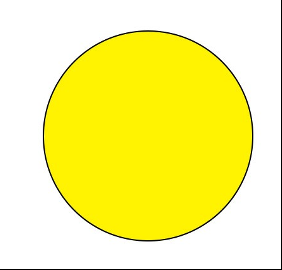
#> input picture Picture-1.png, 282 x 270 px, given in place of the camera
$ python detect_live.py
#> lines starting #> are read from the running program, lines starting #| are printed output that depends on the picture; after the words box and inside, x2 and y2 are one past the last pixel; in counts of white or black regions, pixels touching at a corner belong together
import cv2
import numpy as np

video_capture = cv2.VideoCapture(0)
if (video_capture.isOpened() == False):
  print("Unable to read camera feed")

while True:
    frame = video_capture.read()[1]
#> frame is the input picture: shape (270, 282, 3); mean B, G, R 136.9, 244.8, 250.2
    image = frame
    gray = cv2.cvtColor(image, cv2.COLOR_BGR2GRAY)
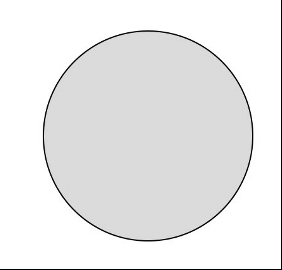
#> gray: shape (270, 282); min 0, max 255, mean 234.1

    edges = cv2.Canny(gray, 1, 1,apertureSize=7,L2gradient=False)
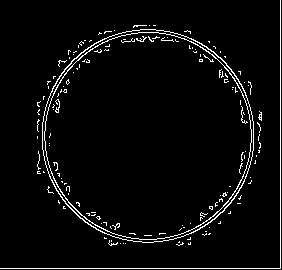
#> edges: shape (270, 282); 4% white in thin lines or dots

    contours1=cv2.blur(edges,(5,5),)
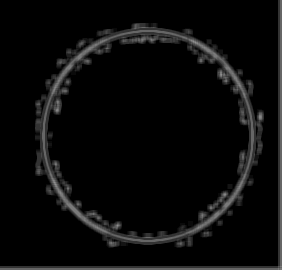
#> contours1: shape (270, 282); min 0, max 143, mean 10.5
    contours, _ = cv2.findContours(contours1, cv2.RETR_EXTERNAL, cv2.CHAIN_APPROX_SIMPLE)
#> contours = 2 contours; box (x1, y1, x2, y2) and area: (35, 23, 264, 248) 39629, (0, 0, 282, 270) 1642

    shapes=['Line','Triangle','Square','Pentagon',"hexagon","Heptagon",'Octagon',"nonagon","circle"]
    centroids = []
    couunt=0

    #red color
    hsvFrame = cv2.cvtColor(image, cv2.COLOR_RGB2HSV)
#> hsvFrame: shape (270, 282, 3); mean H, S, V 45.3, 115, 250.2
    red_lower = np.array([120,50,50], np.uint8)
    red_upper = np.array([139,255,255], np.uint8)
    red_mask = cv2.inRange(hsvFrame, red_lower, red_upper)
#> red_mask: shape (270, 282); every value is 0

    # green color
    green_lower = np.array([50, 100, 72], np.uint8)
    green_upper = np.array([102, 255, 255], np.uint8)
    green_mask = cv2.inRange(hsvFrame, green_lower, green_upper)
#> green_mask: shape (270, 282); 44.9% white; 1 white region, box (x1, y1, x2, y2) and area: (44, 32, 252, 240) 34188

    #blue color
    blue_lower = np.array([20, 240, 200], np.uint8)
    blue_upper = np.array([120, 255, 255], np.uint8)
    blue_mask = cv2.inRange(hsvFrame, blue_lower, blue_upper)
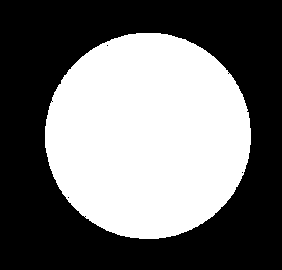
#> blue_mask: shape (270, 282); 43.8% white; 1 white region, box (x1, y1, x2, y2) and area: (45, 33, 251, 239) 33339

    for contour in contours:
        #print(cv2.arcLength(contour,True))
        epsilon = 0.01 * cv2.arcLength(contour, True)
        approx = cv2.approxPolyDP(contour, epsilon, True)

        num_vertices = len(approx)
        #print(num_vertices)

        moments = cv2.moments(contour)
        if moments['m00'] != 0:
            cX = int(moments['m10'] / moments['m00'])
            cY = int(moments['m01'] / moments['m00'])
            centroids.append((cX, cY))

        #print(centroids)


        if num_vertices == 3:
            shape = shapes[1]
        elif num_vertices == 4:
            shape = shapes[2]
        elif num_vertices == 5:
            shape=shapes[3]
        elif num_vertices==6:
            shape=shapes[4]
        elif num_vertices==7:
            shape=shapes[5]
        elif num_vertices==8:
            shape=shapes[6]
        elif num_vertices==9:
            shape=shapes[7]
        else:
            shape = shapes[-1]

        #print(shape)

        # For red color
        res_red = cv2.bitwise_and(image, image,
                                    mask = red_mask)

        # For green color
        res_green = cv2.bitwise_and(image, image,
                                    mask = green_mask)

        # For blue color
        res_blue = cv2.bitwise_and(image, image,
                                    mask = blue_mask)


        cv2.putText(image, shape, (cX-10, cY-10), cv2.FONT_HERSHEY_SIMPLEX, 0.5, (255, 0, 0), 2)
#> this loop made 2 passes
#> (epsilon, approx, num_vertices, cX, cY, shape) on pass 2: (10.99, [[281, 0], [277, 266], [0, 269], [281, 269]], 4, 208, 202, 'Square')
#> (epsilon, num_vertices, cX, cY, shape) on pass 1: (9.96, 11, 147, 135, 'circle')
#> pass 1, `res_green = cv2.bitwise_and(image, image, mask = green_mask)`:
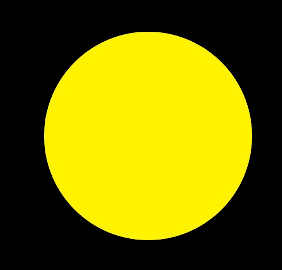
#> res_green: shape (270, 282, 3); mean B, G, R 0.9, 108.6, 113.9
#> after the loop:
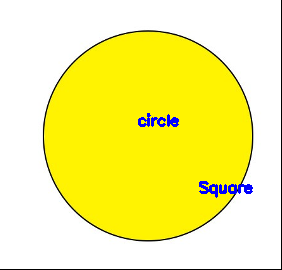
#> image: shape (270, 282, 3); 0.9% of pixels changed, all inside (x1, y1, x2, y2) = (138, 113, 253, 198)
#> after the loop, centroids = [(147, 135), (208, 202)]
    cv2.imshow('Red',res_red)
    cv2.imshow("blue",res_blue)
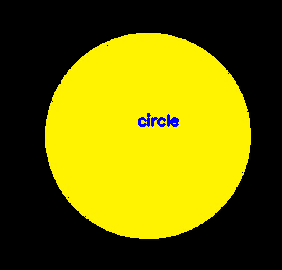
#> window 'blue': shape (270, 282, 3); mean B, G, R 1.5, 105.5, 110.6
    cv2.imshow('green',res_green)
    #cv2.imshow('thres',thresh)
    #cv2.imshow('edges',edges)
    #cv2.imshow('bl',contour)
    cv2.imshow("Shape Detection", image)
    if cv2.waitKey(1) & 0xFF == ord('q'):
#> (key q is pressed here)
        break
cv2.waitKey(0)
cv2.destroyAllWindows()

$ run again, on Untitled.png
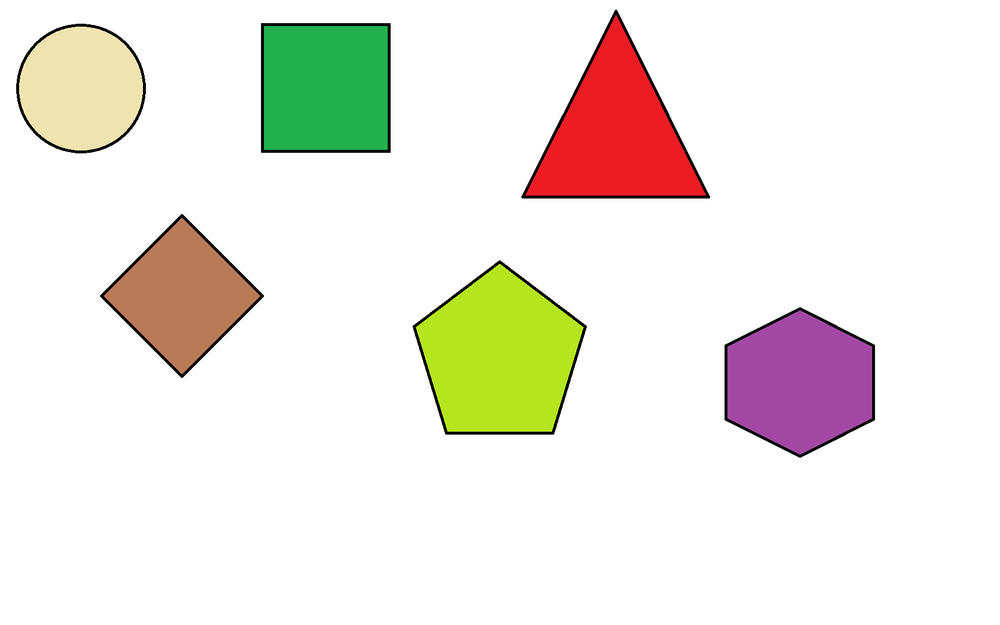
#> input picture Untitled.png, 1000 x 625 px, shrunk from 1728 x 1080 before the run, given in place of the camera
#> frame is the input picture: shape (625, 1000, 3); mean B, G, R 227.2, 235.2, 239.3
#> edges: shape (625, 1000); 1.2% white in thin lines or dots, all inside (x1, y1, x2, y2) = (16, 10, 876, 458)
#> contours = 6 contours; box (x1, y1, x2, y2) and area: (410, 258, 589, 437) 22666, (519, 8, 712, 201) 19801, (722, 305, 878, 460) 18362, (258, 21, 393, 155) 17817, (98, 212, 266, 380) 15089, (14, 21, 149, 156) 14360
#> hsvFrame: shape (625, 1000, 3); mean H, S, V 15.3, 26.4, 244.4
#> red_mask: shape (625, 1000); 2.7% white; 1 white region, box (x1, y1, x2, y2) and area: (525, 15, 706, 196) 16595
#> green_mask: shape (625, 1000); 5.6% white; 2 white regions, box (x1, y1, x2, y2) and area: (416, 264, 584, 432) 19661, (264, 26, 388, 150) 15376
#> blue_mask: shape (625, 1000); every value is 0
#> the loop `for contour in contours:` made 6 passes
#> (epsilon, approx, num_vertices, cX, cY, shape) on passes 3, 4, 6: (4.81, [[178, 212], [98, 299], [185, 379], [265, 292]], 4, 181, 295, 'Square'), (5.33, [[259, 21], [259, 154], [392, 154], [392, 21]], 4, 325, 87, 'Square'), (6.59, [[612, 8], [519, 199], [711, 200], [620, 9]], 4, 615, 133, 'Square')
#> after the loop `for contour in contours:`:
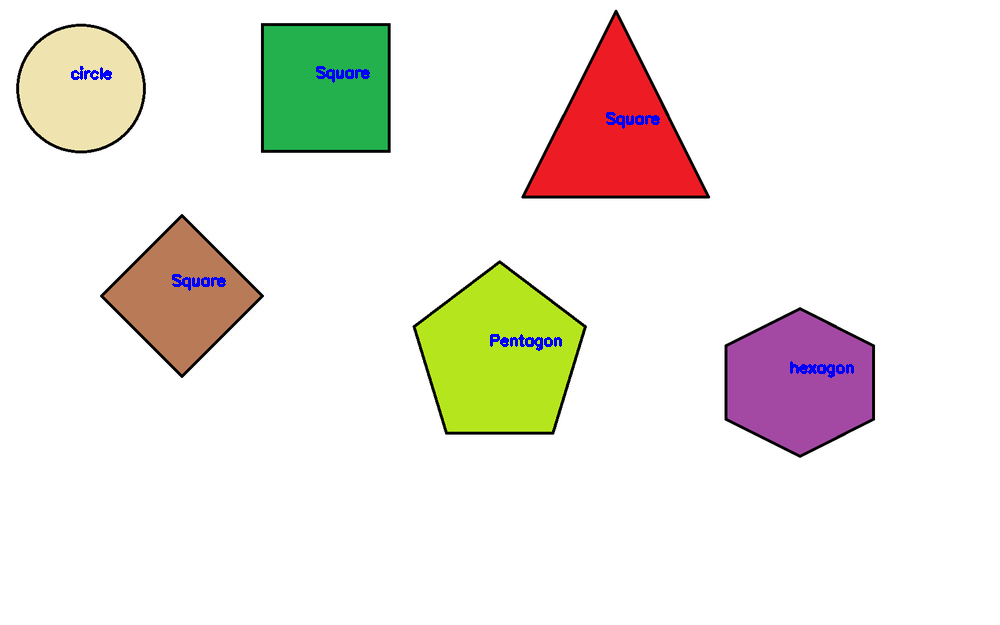
#> image: shape (625, 1000, 3); 0.4% of pixels changed, all inside (x1, y1, x2, y2) = (71, 66, 854, 378)
#> after the loop `for contour in contours:`: centroids = [(799, 382), (499, 355), (181, 295), (325, 87), (80, 88), (615, 133)]
#> `cv2.imshow('green',res_green)`:
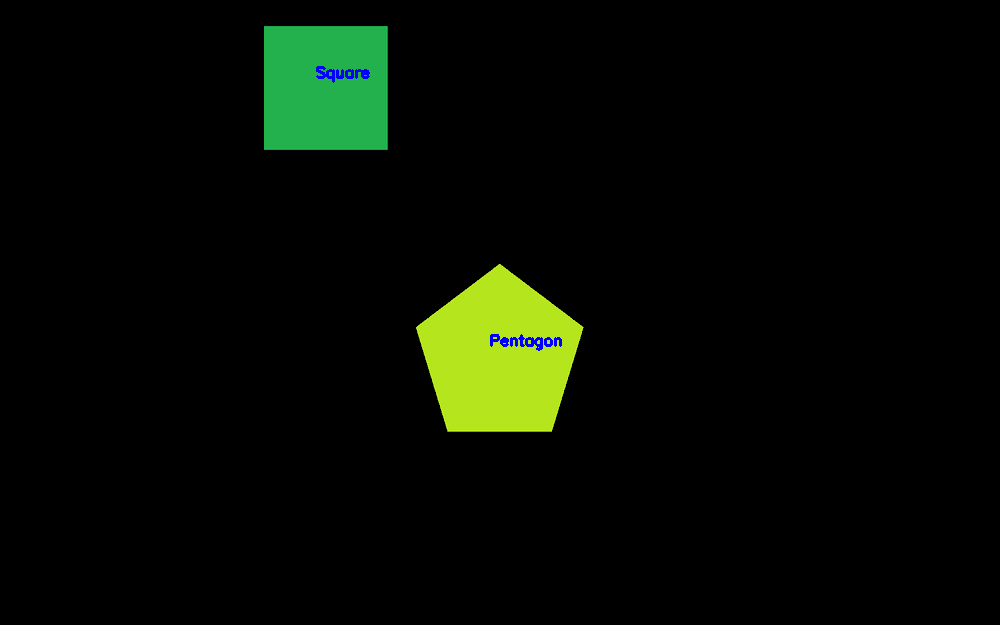
#> window 'green': shape (625, 1000, 3); mean B, G, R 3.1, 11.2, 6.3

$ run again, on Untitled1.png
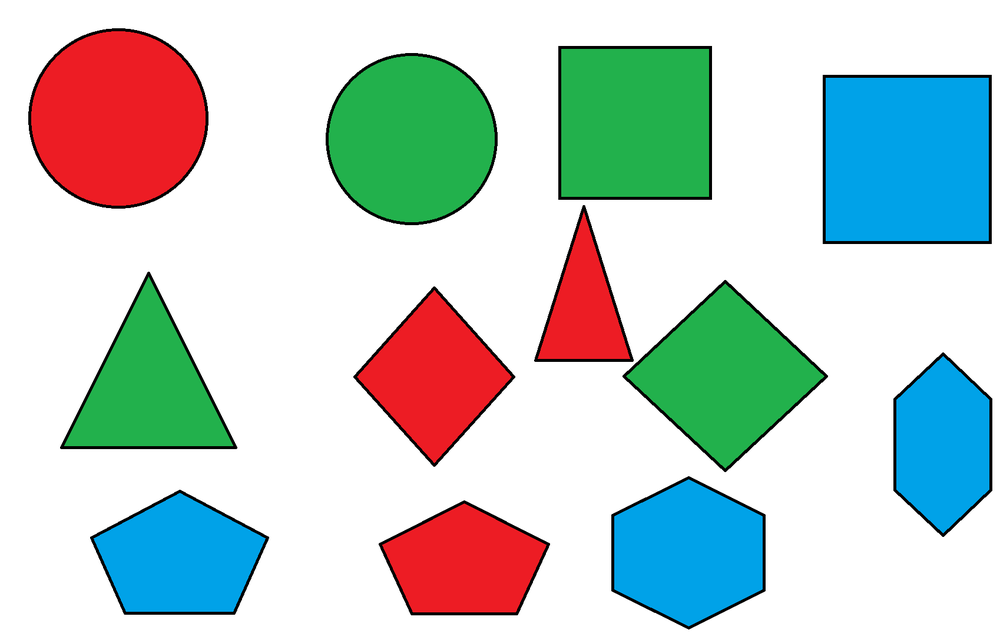
#> input picture Untitled1.png, 1000 x 633 px, shrunk from 1698 x 1074 before the run, given in place of the camera
#> frame is the input picture: shape (633, 1000, 3); mean B, G, R 204, 207.8, 191.4
#> edges: shape (633, 1000); 2.4% white in thin lines or dots
#> contours = 11 contours; largest, box (x1, y1, x2, y2) and area: (532, 203, 830, 474) 30910, (820, 72, 994, 247) 30092, (26, 26, 211, 211) 27065, (556, 43, 715, 202) 24955, (323, 50, 500, 228) 24737
#> hsvFrame: shape (633, 1000, 3); mean H, S, V 20.4, 75.7, 234.2
#> red_mask: shape (633, 1000); 9% white; 4 white regions, box (x1, y1, x2, y2) and area: (31, 31, 206, 206) 24017, (357, 290, 512, 463) 13533, (382, 503, 547, 613) 12584, (537, 212, 630, 359) 6922
#> green_mask: shape (633, 1000); 12.1% white; 4 white regions, box (x1, y1, x2, y2) and area: (561, 49, 709, 197) 21904, (328, 56, 495, 222) 21701, (626, 284, 824, 468) 18399, (64, 277, 233, 446) 14365
#> blue_mask: shape (633, 1000); 10.9% white; 4 white regions, box (x1, y1, x2, y2) and area: (826, 78, 988, 241) 26406, (615, 480, 762, 626) 16115, (94, 493, 265, 611) 13954, (897, 357, 989, 533) 12238
#> the loop `for contour in contours:` made 11 passes
#> (epsilon, approx, num_vertices, cX, cY, shape) on passes 6, 8, 10: (6.22, [[145, 269], [58, 450], [239, 450]], 3, 148, 388, 'Triangle'), (6.91, [[820, 73], [821, 245], [993, 245], [993, 73]], 4, 906, 158, 'Square'), (6.3, [[556, 44], [556, 201], [713, 201], [713, 44]], 4, 634, 122, 'Square')
#> after the loop `for contour in contours:`:
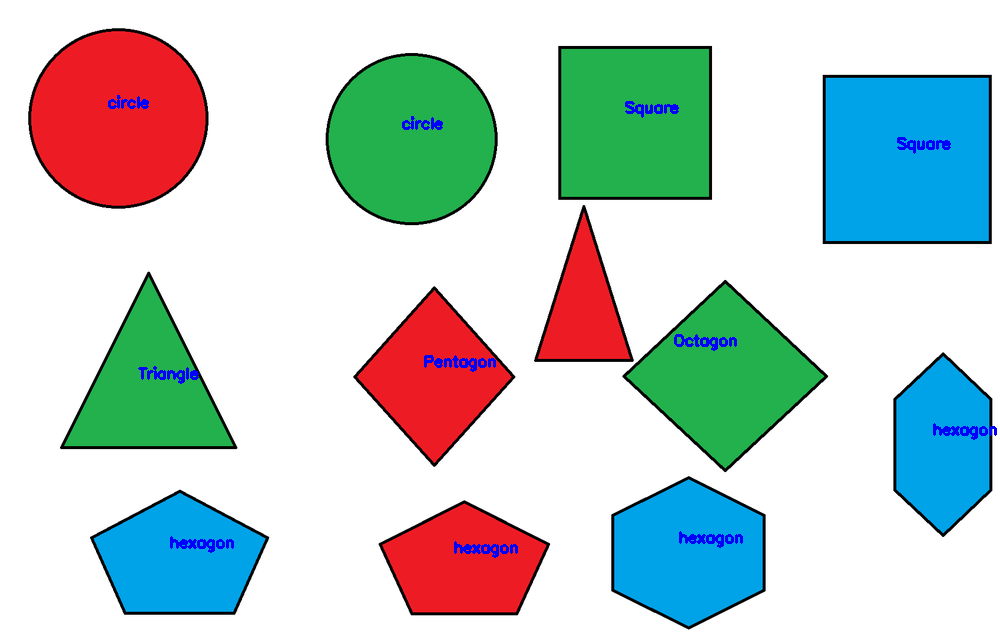
#> image: shape (633, 1000, 3); 0.74% of pixels changed, all inside (x1, y1, x2, y2) = (108, 95, 997, 558)
#> after the loop `for contour in contours:`: centroids = [(463, 562), (179, 557), (688, 552), (942, 444), (433, 376), (148, 388), (683, 355), (906, 158), (411, 138), (634, 122), (117, 117)]
#> `cv2.imshow('green',res_green)`:
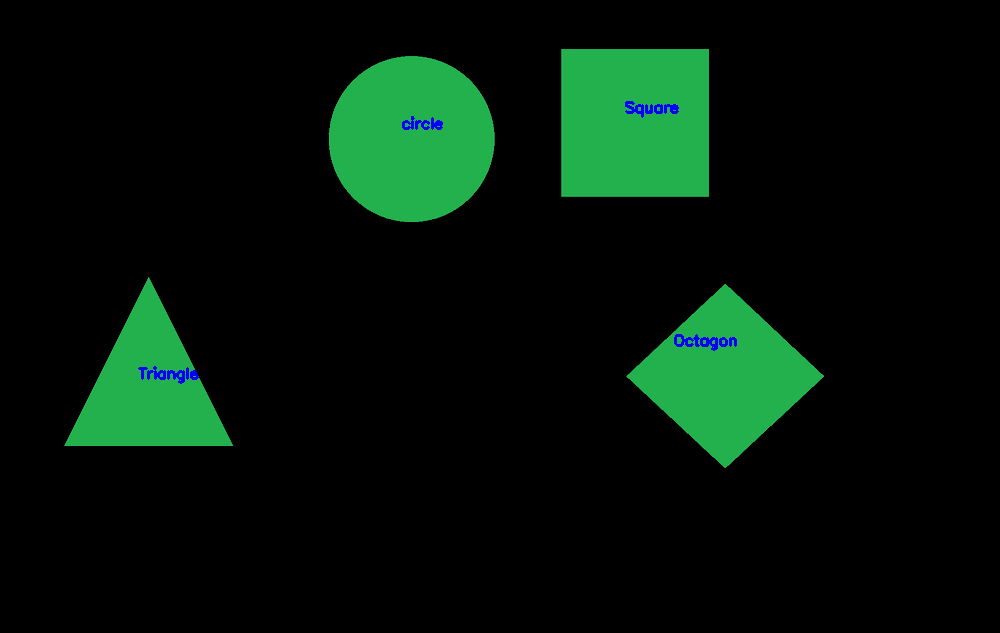
#> window 'green': shape (633, 1000, 3); mean B, G, R 9.6, 20.9, 4

$ run again, on shape.png
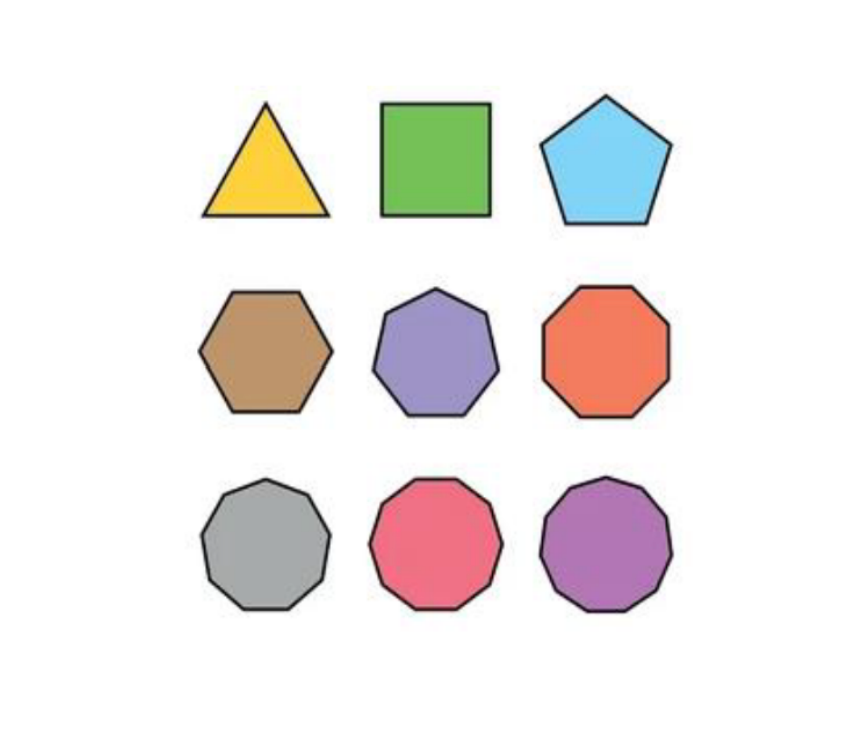
#> input picture shape.png, 858 x 732 px, given in place of the camera
#> frame is the input picture: shape (732, 858, 3); mean B, G, R 232.2, 233.7, 238.4
#> edges: shape (732, 858); 5.6% white in thin lines or dots, all inside (x1, y1, x2, y2) = (184, 84, 693, 632)
#> contours = 16 contours; largest, box (x1, y1, x2, y2) and area: (529, 249, 695, 432) 25084, (360, 459, 527, 634) 23280, (530, 460, 695, 634) 22910, (182, 271, 338, 432) 20481, (529, 82, 695, 243) 19707
#> hsvFrame: shape (732, 858, 3); mean H, S, V 25.3, 19.1, 242.7
#> red_mask: shape (732, 858); 2.2% white; 28 white regions (27 under 20 px), largest, box (x1, y1, x2, y2) and area: (370, 477, 502, 611) 13610
#> green_mask: shape (732, 858); 2.9% white; 23 white regions (21 under 20 px), largest, box (x1, y1, x2, y2) and area: (383, 105, 489, 214) 11323, (208, 108, 325, 215) 6607
#> blue_mask: shape (732, 858); every value is 0
#> the loop `for contour in contours:` made 16 passes
#> (epsilon, approx, num_vertices, cX, cY, shape) on passes 9 to 11: (0.26, [[390, 221], [390, 225], [399, 225], [399, 221]], 4, 394, 223, 'Square'), (0.44, [[307, 221], [307, 225], [325, 225], [325, 221]], 4, 316, 223, 'Square'), (0.84, [[265, 221], [265, 225], [303, 225], [303, 221]], 4, 284, 223, 'Square')
#> after the loop `for contour in contours:`: centroids = [(196, 561), (608, 543), (265, 544), (438, 541), (370, 293), (434, 356), (265, 355), (606, 348), (394, 223), (316, 223), (284, 223), (188, 212), (685, 121), (603, 164), (433, 152), (266, 163)]
#> `cv2.imshow('green',res_green)`:
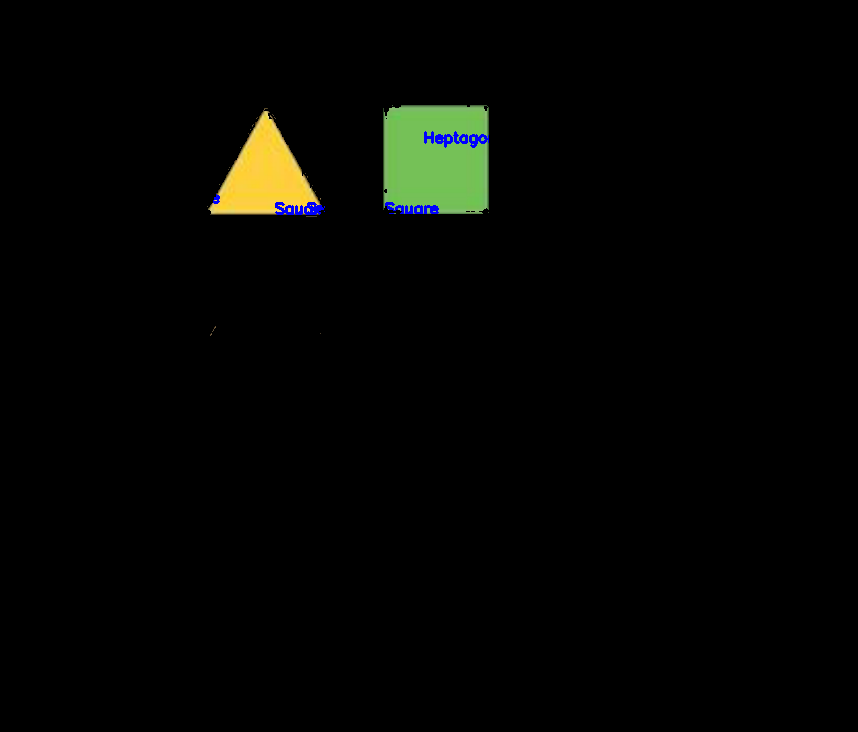
#> window 'green': shape (732, 858, 3); mean B, G, R 2.6, 5.1, 4.3
